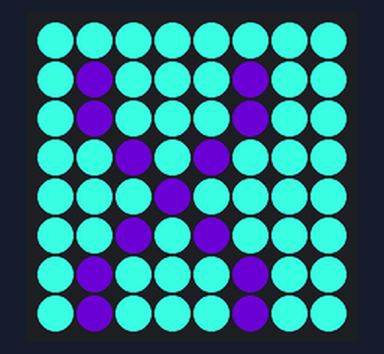
Recording of a program running on a simulated Raspberry Pi (BCM pin numbers) with a Sense HAT. Parts: the Sense HAT's 8×8 RGB LED matrix. Random numbers come from a fixed seed. At 2.0 s the program stops and its outputs stay as they are.

Above: at 0.1 s.

The program:

SenseHat_Letters_Randon.py
```python
#! /usr/bin/env python
from sense_hat import SenseHat
from time import sleep
from random import randint

sense = SenseHat()

def gen_colour():
    r = randint(0,255)
    g = randint(0,255)
    b = randint(0,255)
    return (r,g,b)

sense.show_letter("X",text_colour=gen_colour(),back_colour=gen_colour())

sleep(2)
sense.clear()
```
